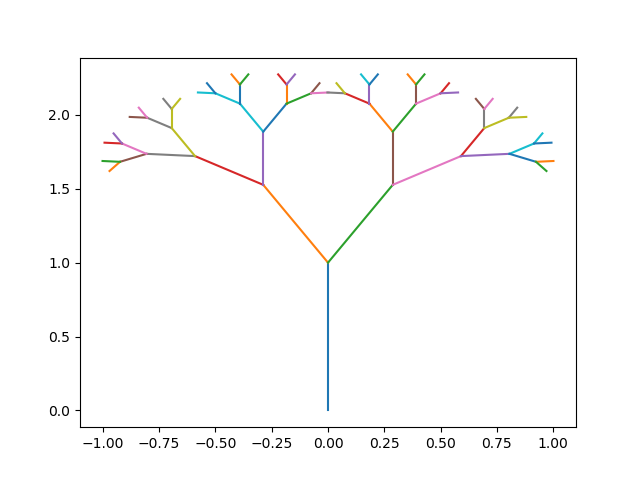

This chart was generated by the following Python code:
from argparse import ArgumentParser
from math import sin, cos
import matplotlib
matplotlib.use("TkAgg")
from matplotlib import pyplot as plt

parser = ArgumentParser(description="")
parser.add_argument('--reduction', '-r', default=0.6, type=float,
                    help="ratio of daughter and parent branch")
parser.add_argument('--generations', '-g', default=5, type=int,
                    help="number of generations of branches")
parser.add_argument('--angle', '-a', default=0.1, type=float,
                    help="branching angle of each successive"
                    + "generations")
parser.add_argument('--first', '-f', default=1, type=float,
                    help="sets the size of the first branch")

arguments = parser.parse_args()


def calculate_coords(parent, size, angular_step, left):
    """ This function calculates the coordinates for the next branch.
    """
    if left:
        daughter_branch = {
            'x': parent['x'] + size * sin(parent['angle'] -
                                          angular_step),
            'y': parent['y'] + size * cos(parent['angle'] -
                                          angular_step),
            'angle': parent['angle'] - angular_step
        }
    else:
        daughter_branch = {
            'x': parent['x'] + size * sin(parent['angle'] +
                                          angular_step),
            'y': parent['y'] + size * cos(parent['angle'] +
                                          angular_step),
            'angle': parent['angle'] + angular_step
        }
    return daughter_branch


def plotting(branch, new_branches):
    """This function plots the new generation of branches after the
    coordinates have been calculated.
    """
    plt.plot([branch['x'], new_branches[-2]['x']],
             [branch['y'], new_branches[-2]['y']])
    plt.plot([branch['x'], new_branches[-1]['x']],
             [branch['y'], new_branches[-1]['y']])


def run(branch_reduction, generations, branching_angle,
        branch_size, plot=True):
    """This function runs the entire simulation.
    """
    branches = [{
        'x': 0,
        'y': branch_size,
        'angle': 0
    }]
    origin_branch = [[0, 0], [branches[0]['x'], branches[0]['y']]]

    if plot:
        plt.plot(origin_branch[0], origin_branch[1])

    # This loop plots the successive generations of branches.
    i = 1
    while i <= generations:
        new_branches = []
        branch_size *= branch_reduction
        for branch in branches:
            new_branches.append(
                calculate_coords(branch, branch_size, branching_angle,
                                 True))
            new_branches.append(
                calculate_coords(branch, branch_size, branching_angle,
                                 False))
            if plot:
                plotting(branch, new_branches)
        branches = new_branches
        i += 1
    if plot:
        plt.savefig('tree.png')


if __name__ == "__main__":
    run(arguments.reduction, arguments.generations,
        arguments.angle, arguments.first)
